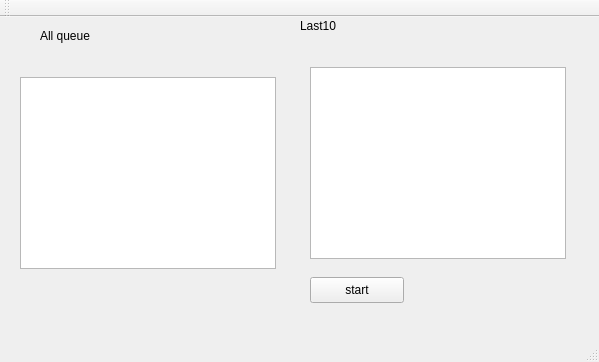
<?xml version="1.0" encoding="UTF-8"?>
<ui version="4.0">
 <class>MainWindow</class>
 <widget class="QMainWindow" name="MainWindow">
  <property name="geometry">
   <rect>
    <x>0</x>
    <y>0</y>
    <width>599</width>
    <height>362</height>
   </rect>
  </property>
  <property name="windowTitle">
   <string>MainWindow</string>
  </property>
  <widget class="QWidget" name="centralWidget">
   <widget class="QLabel" name="label">
    <property name="geometry">
     <rect>
      <x>40</x>
      <y>10</y>
      <width>72</width>
      <height>18</height>
     </rect>
    </property>
    <property name="text">
     <string>All queue</string>
    </property>
   </widget>
   <widget class="QLabel" name="label_2">
    <property name="geometry">
     <rect>
      <x>300</x>
      <y>0</y>
      <width>72</width>
      <height>18</height>
     </rect>
    </property>
    <property name="text">
     <string>Last10</string>
    </property>
   </widget>
   <widget class="QPushButton" name="pushButton">
    <property name="geometry">
     <rect>
      <x>310</x>
      <y>260</y>
      <width>94</width>
      <height>26</height>
     </rect>
    </property>
    <property name="text">
     <string>start</string>
    </property>
   </widget>
   <widget class="QListWidget" name="allItems">
    <property name="geometry">
     <rect>
      <x>20</x>
      <y>60</y>
      <width>256</width>
      <height>192</height>
     </rect>
    </property>
   </widget>
   <widget class="QListWidget" name="last10">
    <property name="geometry">
     <rect>
      <x>310</x>
      <y>50</y>
      <width>256</width>
      <height>192</height>
     </rect>
    </property>
   </widget>
  </widget>
  <widget class="QMenuBar" name="menuBar">
   <property name="geometry">
    <rect>
     <x>0</x>
     <y>0</y>
     <width>599</width>
     <height>23</height>
    </rect>
   </property>
  </widget>
  <widget class="QToolBar" name="mainToolBar">
   <attribute name="toolBarArea">
    <enum>TopToolBarArea</enum>
   </attribute>
   <attribute name="toolBarBreak">
    <bool>false</bool>
   </attribute>
  </widget>
  <widget class="QStatusBar" name="statusBar"/>
 </widget>
 <layoutdefault spacing="6" margin="11"/>
 <resources/>
 <connections/>
</ui>
